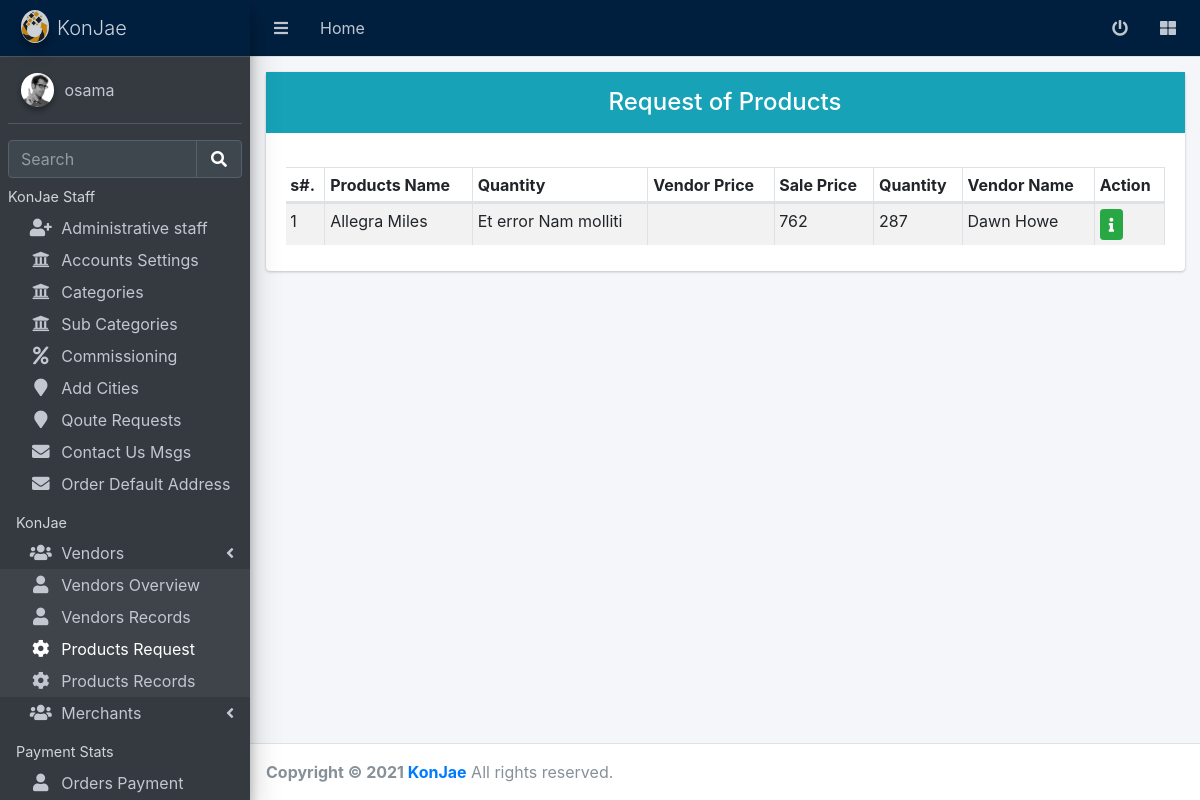
Page /admin/products_request.php (signed in) on the committed database.
### tables this page shows
CREATE TABLE `tbl_products` (
  `product_id` int(11) NOT NULL,
  `product_name` varchar(255) NOT NULL,
  `product_desc` longtext NOT NULL,
  `product_feature_image` varchar(255) NOT NULL,
  `product_price` int(11) NOT NULL,
  `product_remarks` longtext NOT NULL,
  `product_quantity` int(11) NOT NULL,
  `vendor_id` bigint(20) NOT NULL,
  `prod_id_unique` varchar(255) NOT NULL,
  `product_status` enum('approved','rejected','pending','disabled') NOT NULL DEFAULT 'pending',
  `created_at` timestamp NOT NULL DEFAULT current_timestamp()
);

CREATE TABLE `tbl_vendors` (
  `vendor_id` int(11) NOT NULL,
  `vend_name` varchar(255) NOT NULL,
  `vend_mobile` varchar(255) NOT NULL,
  `vend_email` varchar(255) NOT NULL,
  `vend_pass` varchar(255) NOT NULL,
  `vend_business_name` varchar(255) DEFAULT NULL,
  `vend_logo` varchar(255) DEFAULT NULL,
  `vend_remarks` longtext DEFAULT NULL,
  `vend_memberships` tinyint(4) NOT NULL DEFAULT 0,
  `created_at` timestamp NOT NULL DEFAULT current_timestamp()
);

### admin/products_request.php (the view, shortened to what this page needs)
<?php
include "header.php";
if(isset($_SESSION['admin'])){
?>
<body class="hold-transition sidebar-mini layout-fixed">
<div class="wrapper">
  <?php
  include('top-bar.php');
  ?>
  <?php
include "navbar.php"
?>
  <div class="content-wrapper">
    <div class="content-header">
      <div class="container-fluid">
        <div class="row mb-2">
          <div class="col-md-12">
            <div class="card">
              <div class="card-heading">
                <h4 class="h4 text-center p-3 bg-info">Request of Products</h4>
              </div>
              <div class="card-body">
                <div class="table-responsive">
                  <table class="table table-striped table-sm table-hover table-bordered table-condenced" id="table_">
                    <thead>
                      <th>s#.</th>
                      <th>Products Name</th>
                      <th>Quantity</th>
                      <th>Vendor Price</th>
                      <th>Sale Price</th>
                      <th>Quantity</th>
                      <th>Vendor Name</th>
                      <th>Action</th>
                    </thead>
                    <tbody>
                   <?php
                   $userdata=$conn->query("SELECT tbl_products.*, tbl_vendors.vend_name FROM (`tbl_products` INNER JOIN tbl_vendors ON tbl_vendors.vendor_id = tbl_products.vendor_id) WHERE tbl_products.product_status = 'pending' ");
                   $count=0;
                   while($row=$userdata->fetch_assoc()):
                   $count++;
                   ?>
                   <tr>
                    <td><?=$count;?></td>
                    <td><?=$row['product_name'];?></td>
                    <td><?=$row['product_remarks'];?></td>
                    <td><?=$row['vendor_price'];?></td>
                    <td><?=$row['product_price'];?></td>
                    <td><?=$row['product_quantity'];?></td>
                    <td><?=$row['vend_name'];?></td>
                    <td>
                    <a class="btn btn-success btn-sm" href="product_info.php?p_id=<?=$row['product_id'];?>"><i class="fa fa-info"></i> </a>
                    </td>
                   </tr>
                   <?php endwhile;?>
                    </tbody>
                  </table>
                </div>
              </div>
            </div>
          </div>
        </div>
      </div>
    </div>
  </div>
</div>
</body>
<?php include "footer.php";
?>
<?php
}else{
    unset($_SESSION['admin']);
    header('location:login.php');
    ob_end_flush();
}
?>

### rows in the picture
tbl_products: product_name "Allegra Miles", product_remarks "Et error Nam molliti", product_price "762", product_quantity "287", vendor.vend_name "Dawn Howe"

### other values in the picture
$_SESSION['admin']['name'] "osama"
